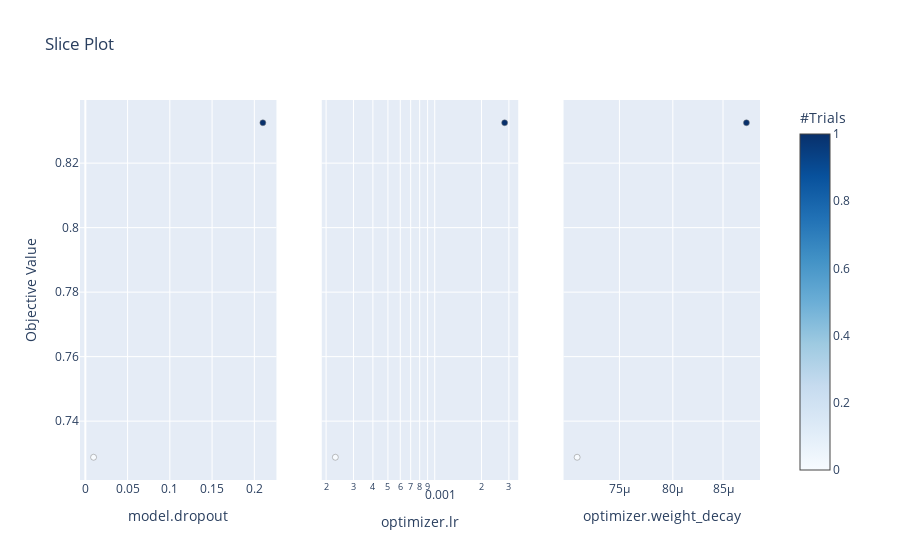

The code cell stored with this chart in its notebook:
### Code cell
from optuna.visualization import plot_slice
plot_slice(study)

### Figure 1 — Plotly figure (JSON) as saved in the notebook; plotly's stock layout.template omitted (floating-point values rounded to 4 significant figures)
{"data": [{"marker": {"color": [0, 1], "colorbar": {"title": {"text": "#Trials"}, "x": 1, "xpad": 40}, "colorscale": [[0, "rgb(247,251,255)"], [0.125, "rgb(222,235,247)"], [0.25, "rgb(198,219,239)"], [0.375, "rgb(158,202,225)"], [0.5, "rgb(107,174,214)"], [0.625, "rgb(66,146,198)"], [0.75, "rgb(33,113,181)"], [0.875, "rgb(8,81,156)"], [1, "rgb(8,48,107)"]], "line": {"color": "Grey", "width": 0.5}, "showscale": true}, "mode": "markers", "showlegend": false, "type": "scatter", "x": [0.009738, 0.2101], "xaxis": "x", "y": [0.7288, 0.8325], "yaxis": "y"}, {"marker": {"color": [0, 1], "colorbar": {"title": {"text": "#Trials"}, "x": 1, "xpad": 40}, "colorscale": [[0, "rgb(247,251,255)"], [0.125, "rgb(222,235,247)"], [0.25, "rgb(198,219,239)"], [0.375, "rgb(158,202,225)"], [0.5, "rgb(107,174,214)"], [0.625, "rgb(66,146,198)"], [0.75, "rgb(33,113,181)"], [0.875, "rgb(8,81,156)"], [1, "rgb(8,48,107)"]], "line": {"color": "Grey", "width": 0.5}, "showscale": false}, "mode": "markers", "showlegend": false, "type": "scatter", "x": [0.0002294, 0.002818], "xaxis": "x2", "y": [0.7288, 0.8325], "yaxis": "y2"}, {"marker": {"color": [0, 1], "colorbar": {"title": {"text": "#Trials"}, "x": 1, "xpad": 40}, "colorscale": [[0, "rgb(247,251,255)"], [0.125, "rgb(222,235,247)"], [0.25, "rgb(198,219,239)"], [0.375, "rgb(158,202,225)"], [0.5, "rgb(107,174,214)"], [0.625, "rgb(66,146,198)"], [0.75, "rgb(33,113,181)"], [0.875, "rgb(8,81,156)"], [1, "rgb(8,48,107)"]], "line": {"color": "Grey", "width": 0.5}, "showscale": false}, "mode": "markers", "showlegend": false, "type": "scatter", "x": [7.126e-05, 8.744e-05], "xaxis": "x3", "y": [0.7288, 0.8325], "yaxis": "y3"}], "layout": {"title": {"text": "Slice Plot"}, "xaxis": {"anchor": "y", "domain": [0, 0.2889], "title": {"text": "model.dropout"}}, "xaxis2": {"anchor": "y2", "domain": [0.3556, 0.6444], "title": {"text": "optimizer.lr"}, "type": "log"}, "xaxis3": {"anchor": "y3", "domain": [0.7111, 1], "title": {"text": "optimizer.weight_decay"}, "type": "log"}, "yaxis": {"anchor": "x", "domain": [0, 1], "title": {"text": "Objective Value"}}, "yaxis2": {"anchor": "x2", "domain": [0, 1], "matches": "y", "showticklabels": false}, "yaxis3": {"anchor": "x3", "domain": [0, 1], "matches": "y", "showticklabels": false}}}
